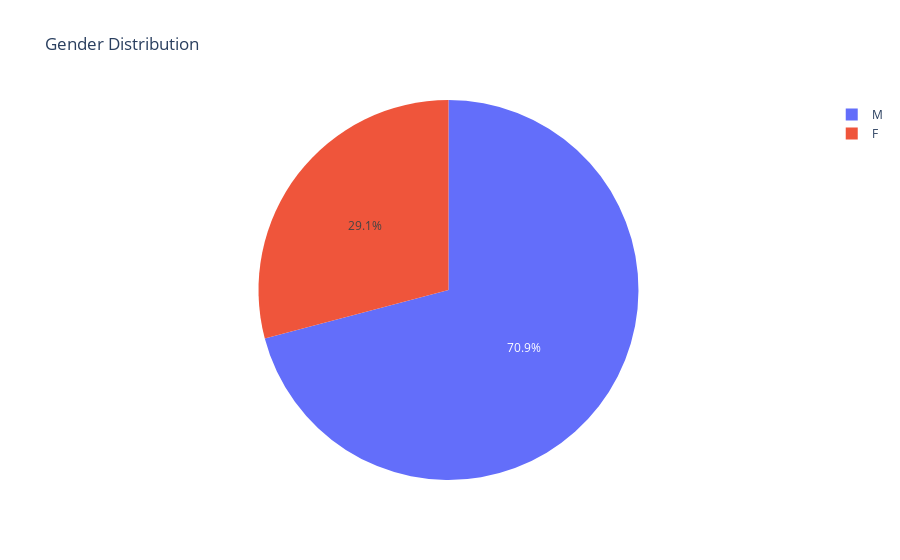

The cell this chart's notebook holds for it:
### Code cell
px.pie(data_frame=df, names='gender', title='Gender Distribution')

### Figure 1 — Plotly figure (JSON) as saved in the notebook; plotly's stock layout.template omitted (floating-point values rounded to 4 significant figures; data arrays with more than 128 entries replaced by an {"elided": "..."} marker saying what was removed)
{"data": [{"domain": {"x": [0, 1], "y": [0, 1]}, "hovertemplate": "gender=%{label}<extra></extra>", "labels": {"elided": "670 str values"}, "legendgroup": "", "name": "", "showlegend": true, "type": "pie"}], "layout": {"legend": {"tracegroupgap": 0}, "title": {"text": "Gender Distribution"}}}
